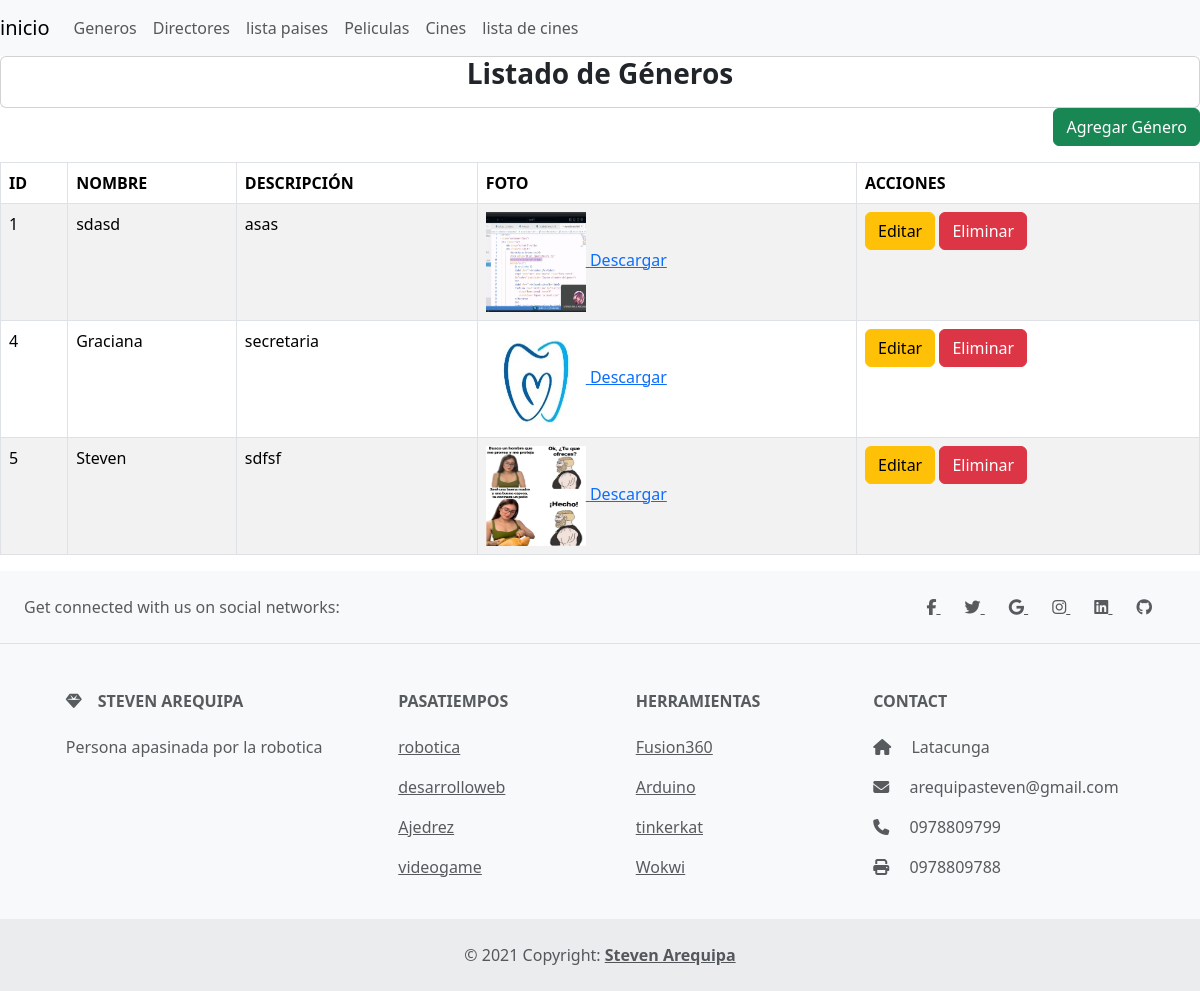
The page /listadoGeneros/ on the database its author committed.
### Aplicaciones/Cartelera/models.py (models this page shows, shortened)
class Genero(models.Model):
    id=models.AutoField(primary_key=True)
    nombre=models.CharField(max_length=25)
    Descripcion=models.CharField(max_length=150,default='')
    foto=models.FileField(upload_to='generos',null=True,blank=True)

### Aplicaciones/Cartelera/views.py (the view)
# urls.py: path('listadoGeneros/',views.listadoGeneros, name='listadoGeneros'),   #no recibe parametros
def listadoGeneros(request):
    generosBdd=Genero.objects.all()
    return render(request,"listadoGeneros.html",{'generos':generosBdd})

### Aplicaciones/Cartelera/templates/listadoGeneros.html (shortened to what this page needs)
{% extends "./plantilla.html" %}
{% block body %}
<div class="card">
    <div class="card-title text-center">
        <h3><b>Listado de Géneros</b></h3>
    </div>
</div>
<div class="text-end mb-3">
    <a href="{% url 'nuevoGenero' %}" class="btn btn-success">Agregar Género</a>
</div>
<table class="table table-bordered table-striped table-hover" id="tbl-generos">
    <thead>
        <tr>
            <th>ID</th>
            <th>NOMBRE</th>
            <th>DESCRIPCIÓN</th>
            <th>FOTO</th>
            <th>ACCIONES</th>
        </tr>
    </thead>
    <tbody>
        {% for genero in generos %}
            <tr>
                <td>{{ genero.id }}</td>
                <td>{{ genero.nombre }}</td>
                <td>{{ genero.Descripcion }}</td>
                <td>
                    {% if genero.foto %}
                        <a href="{{ genero.foto.url }}" target="_blank">
                            <img src="{{ genero.foto.url }}" alt="Foto de {{ genero.nombre }}" height="100px" width="100px">
                        </a>
                        <a download href="{{ genero.foto.url }}" target="_blank">Descargar</a>
                    {% else %}
                        No hay foto
                    {% endif %}
                </td>
                <td>
                    <a href="{% url 'editarGenero' genero.id %}" class="btn btn-warning">Editar</a>
                    <a href="{% url 'eliminarGenero' genero.id %}" onclick="return confirm('¿Estás seguro?');" class="btn btn-danger">Eliminar</a>
                </td>
            </tr>
        {% endfor %}
    </tbody>
</table>
{% endblock %}

### rows shown on the page
Genero: id "1", nombre "sdasd", Descripcion "asas", foto (picture)
Genero: id "4", nombre "Graciana", Descripcion "secretaria", foto (picture)
Genero: id "5", nombre "Steven", Descripcion "sdfsf", foto (picture)
